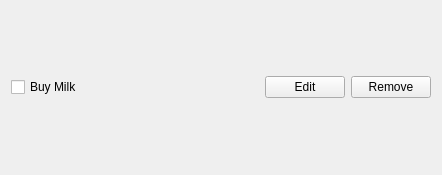
<?xml version="1.0" encoding="UTF-8"?>
<ui version="4.0">
 <class>Task</class>
 <widget class="QWidget" name="Task">
  <property name="geometry">
   <rect>
    <x>0</x>
    <y>0</y>
    <width>442</width>
    <height>175</height>
   </rect>
  </property>
  <property name="windowTitle">
   <string>Form</string>
  </property>
  <layout class="QHBoxLayout" name="horizontalLayout">
   <item>
    <widget class="QCheckBox" name="checkbox">
     <property name="text">
      <string>Buy Milk</string>
     </property>
    </widget>
   </item>
   <item>
    <spacer name="horizontalSpacer">
     <property name="orientation">
      <enum>Qt::Horizontal</enum>
     </property>
     <property name="sizeHint" stdset="0">
      <size>
       <width>40</width>
       <height>20</height>
      </size>
     </property>
    </spacer>
   </item>
   <item>
    <widget class="QPushButton" name="editButton">
     <property name="text">
      <string>Edit</string>
     </property>
    </widget>
   </item>
   <item>
    <widget class="QPushButton" name="removeButton">
     <property name="text">
      <string>Remove</string>
     </property>
    </widget>
   </item>
  </layout>
 </widget>
 <resources/>
 <connections/>
</ui>
